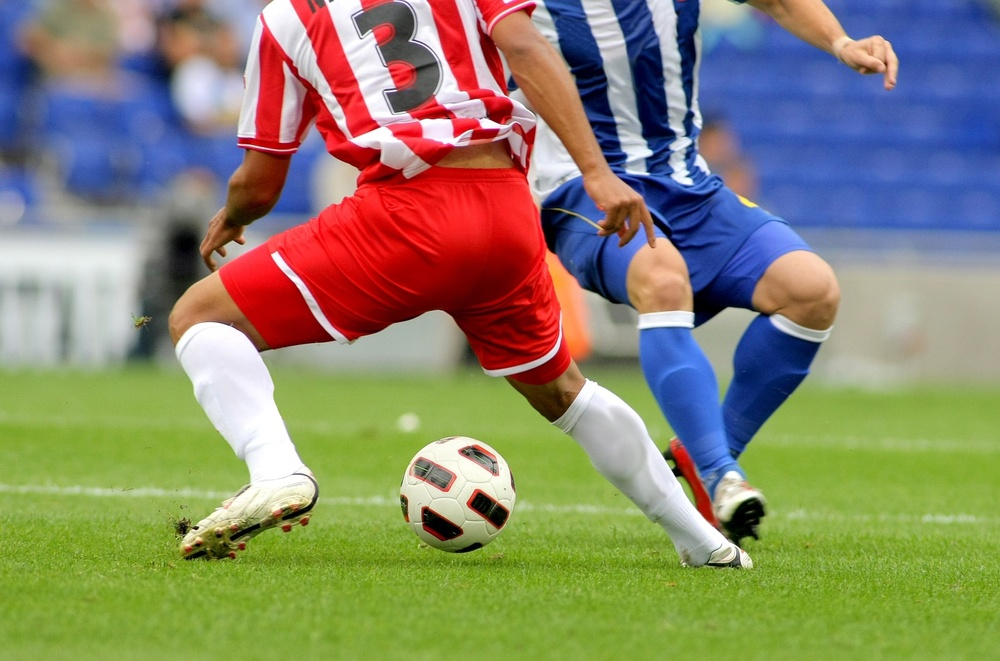
#> input picture data1.jpg, 1000 x 661 px, shrunk from 1434 x 948 before the run, found by its file name
$ python Ex2.py
#> lines starting #> are read from the running program, lines starting #| are printed output that depends on the picture; after the words box and inside, x2 and y2 are one past the last pixel; in counts of white or black regions, pixels touching at a corner belong together
import cv2
img = cv2.imread('data1.jpg')
#> img is the input picture: shape (661, 1000, 3); mean B, G, R 107.3, 133.3, 136.8
# 영역이나 엣지 검출 시엔 그레이스케일로 변경한 후 처리하는 것이 좋음(속도, 메모리 면에서)
gry_img = cv2.cvtColor(img, cv2.COLOR_RGB2GRAY) # 밝기를 파악하여 영역을 선정한다
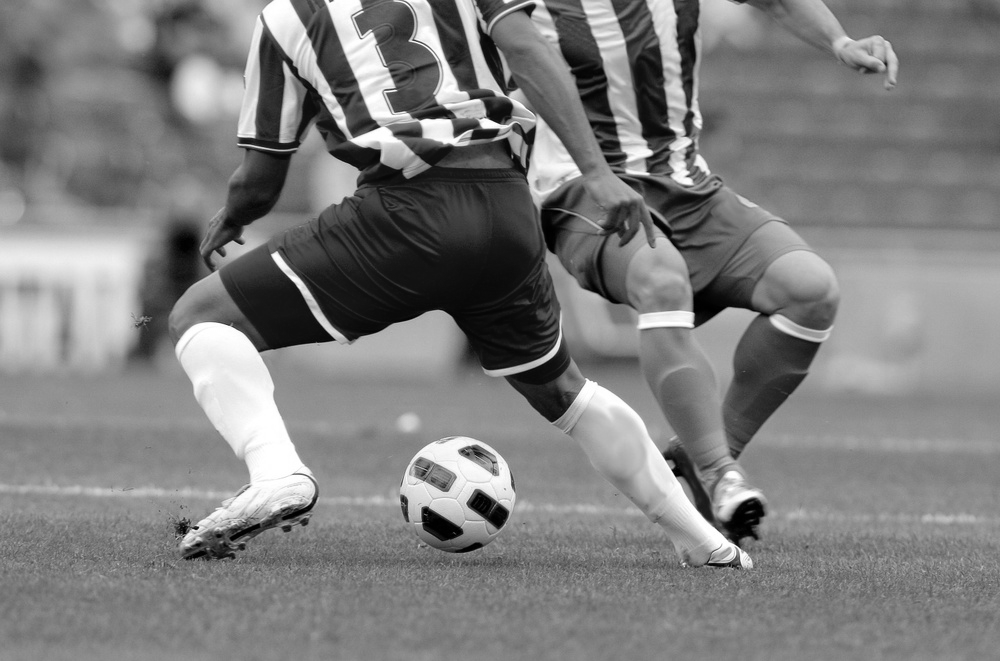
#> gry_img: shape (661, 1000); min 0, max 255, mean 125.9
t, tr_img = cv2.threshold(gry_img, 0, 255, cv2.THRESH_OTSU) # otsu(오츄)알고리즘은 어느정도 알아서 처리해줌
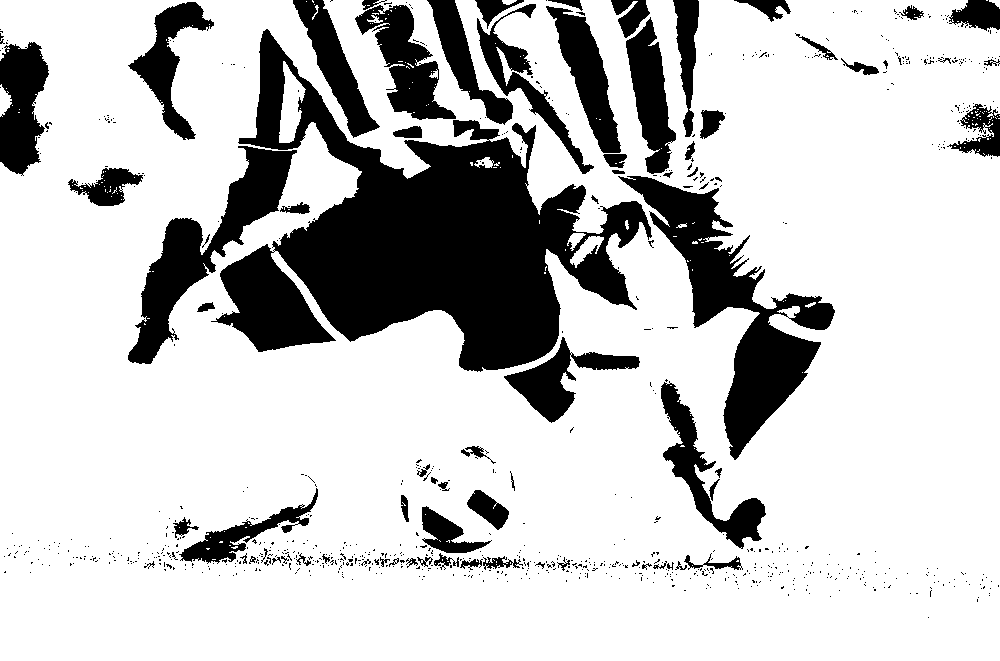
#> tr_img: shape (661, 1000); 78% white; 852 black regions (775 under 20 px), largest, box (x1, y1, x2, y2) and area: (211, 29, 652, 372) 60849, (618, 176, 835, 460) 16405, (128, 146, 297, 364) 9691
#> t = 99
cv2.imshow('tr_img', tr_img)
cv2.waitKey()
# 어두운 부분과 밝은 부분을 기점으로 t값을 잡기 때문에 검정과 흰색을 잘 나눈 것처럼 보이지만 아주 잘 나누는 것은 아님
t1, tr_img = cv2.threshold(gry_img, 99, 255, cv2.THRESH_BINARY)
cv2.imshow('tr_img', tr_img)
cv2.waitKey()
t2, tr_img = cv2.threshold(gry_img, 99, 255, cv2.THRESH_BINARY_INV)
print(t, t1, t2) # 99, 0, 0 으로 오추알고리즘은 자동 설정이 된 것을 확인할 수 있다
#| 99.0 99.0 99.0
# (다른 사람과 값이 다를 수도 있는듯?)

# cv2.imshow('img', img)
# cv2.imshow('gry_img', gry_img)
cv2.imshow('tr_img', tr_img)
cv2.waitKey()
cv2.destroyAllWindows()

$ run again, with man2.jpg copied over data1.jpg
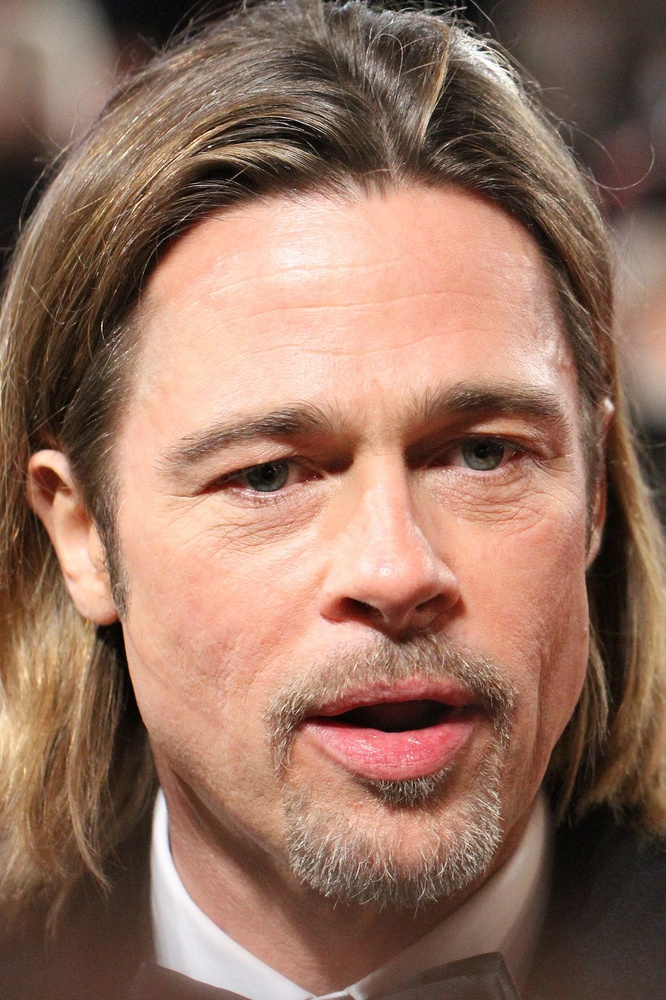
#> input picture man2.jpg, 666 x 1000 px, shrunk from 1200 x 1801 before the run, found by its file name
#> img is the input picture: shape (1000, 666, 3); mean B, G, R 96.5, 113.8, 149
#> `t, tr_img = cv2.threshold(gry_img, 0, 255, cv2.THRESH_OTSU)`:
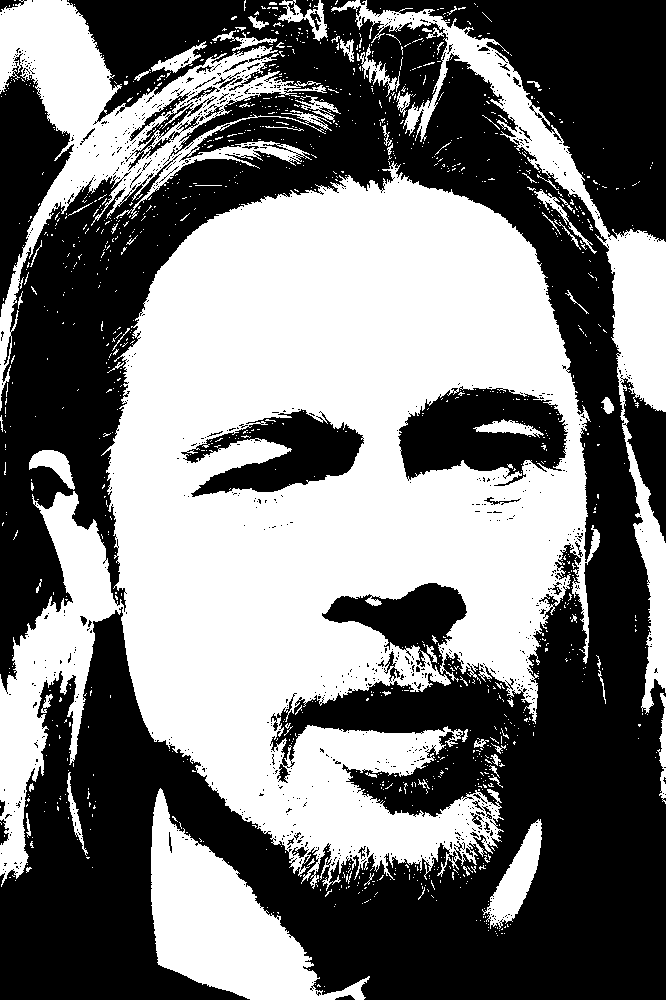
#> tr_img: shape (1000, 666); 47.3% white; 1268 white regions (1195 under 20 px), largest, box (x1, y1, x2, y2) and area: (0, 161, 600, 891) 234282, (0, 0, 332, 411) 26446, (331, 0, 666, 714) 21652
#> t = 115
#> `t1, tr_img = cv2.threshold(gry_img, 99, 255, cv2.THRESH_BINARY)`:
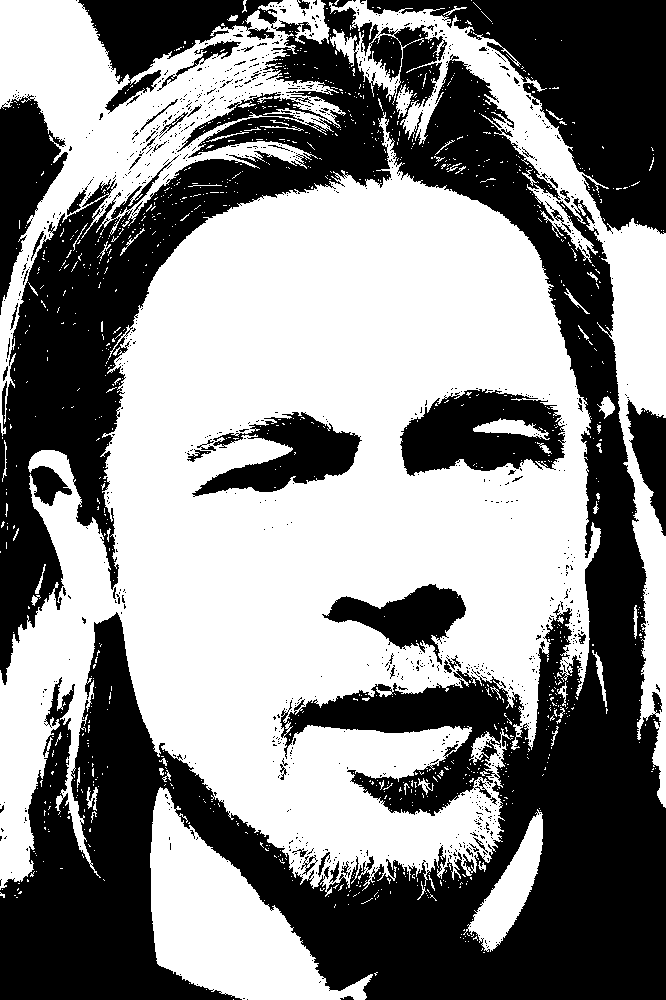
#> tr_img: shape (1000, 666); 53.7% white; 1016 black regions (961 under 20 px), largest, box (x1, y1, x2, y2) and area: (0, 0, 666, 1000) 242033, (367, 0, 666, 234) 29656, (400, 389, 566, 476) 9573
#| 115.0 99.0 99.0
